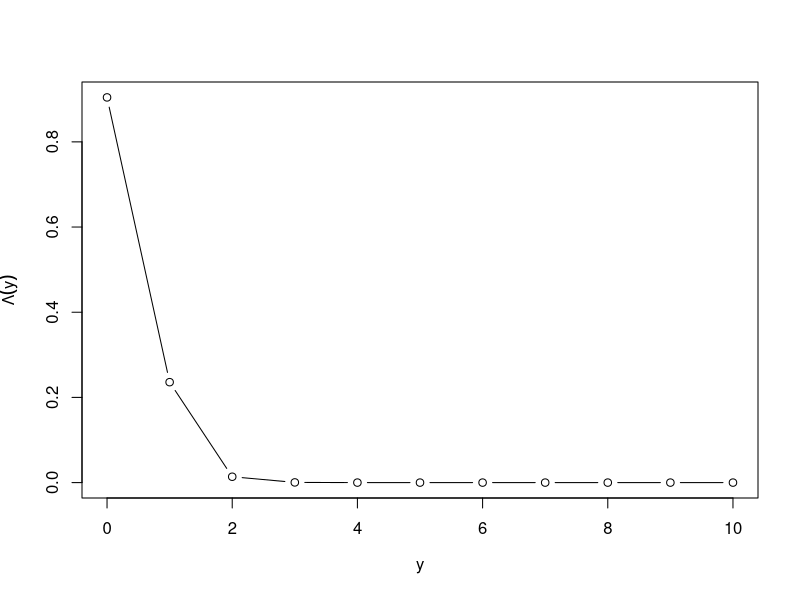

Recreate this plot in R.
############
## Funções auxiliares
# Exemplo 9.1.18 De Groot
Lambda <- function(y, n, theta0, log = FALSE){
  l1 <- y * (log(n*theta0)-log(y))
  if(y==0) l1 <- 0
  l2 <- (n-y)*(log(n*(1-theta0))-log(n-y))
  if(y==n) l2 <- 0
  ans <- l1 + l2
  if(!log) ans <- exp(ans)  
  return(ans)
}
Lambda <- Vectorize(Lambda)
#
findSet <- function(tab, level = alpha0){
  K <- nrow(tab)
  set <- NA
  accpr <- 0
  for(i in 1:K){
    accpr.tent <- accpr + tab$Pr[i]
    if(accpr.tent < level){
      accpr <- accpr.tent
      set <- c(set, tab$y[i])
    }else{
      next
    }
  }
  set <- na.omit(set)
  return(
    list(
      confidence_set = as.vector(set),
      test_size = accpr
    )
  )
}

############
sample.size <- 10
p0 <- 0.01
alpha0 <- 1/5

# LRT: razão de verossimilhanças

tabProb <- data.frame(y = 0:sample.size,
                      Lambda = Lambda(y = 0:sample.size,
                                      n = sample.size,
                                      theta0 = p0),
                      Pr = dbinom(x = 0:sample.size,
                                  size = sample.size, prob = p0))
round(tabProb, 3)

plot(0:sample.size, Lambda(y = 0:sample.size,
                 n = sample.size,
                 theta0 = p0), xlab = expression(y),
     ylab = expression(Lambda(y)), type = "b")

ConjuntoRejeicao <- findSet(tab = tabProb)
ConjuntoRejeicao

TabRejeicao <- 
tabProb[match(ConjuntoRejeicao$confidence_set, tabProb$y), ]


TabRejeicao[which.max(TabRejeicao$Lambda),]

######

simula_e_testa <- function(N, theta0){
  Y <- rbinom(n = 1, size = N, prob = theta0)
  ttab <- data.frame(y = 0:N,
                     Lambda = Lambda(0:N, n = N, theta0 = theta0),
                     Pr = dbinom(x = 0:N, size = N, prob = theta0))
  test.set <- findSet(tab = ttab)
  the.test <- Y %in% test.set$confidence_set
  return(
    list(
      res = the.test,
      attained.size = test.set$test_size
    )
  )
}

M <- 10000
results <- sizes <- rep(NA, M)
for(i in 1:M){
  temp <- simula_e_testa(N = sample.size,
                         theta0 = p0)
  results[i] <- temp$res
  sizes[i] <- temp$attained.siz
} 
mean(results)
mean(sizes)



